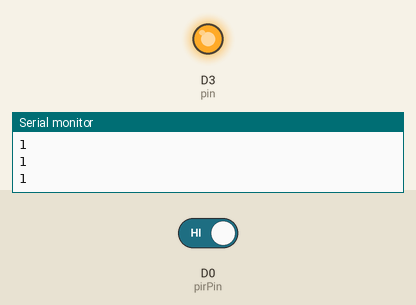
Recording of a sketch running on a simulated ESP8266 (NodeMCU). Shown: output pins drawn as LEDs (lit = HIGH), the last lines printed to the serial monitor. The test bench sets the inputs (shaded band); at power-on: D0 (pirPin) HIGH.

Above: at 1.8 s.
1.9 s: D0 (pirPin) driven LOW
At 2.6 s:
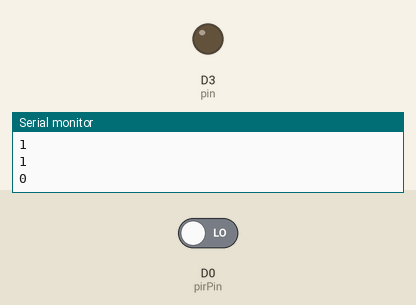
3.5 s: D0 (pirPin) driven HIGH
At 3.8 s:
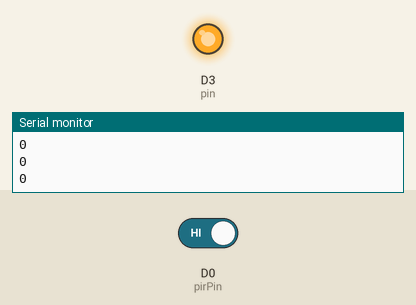
Timing chart, 0 to 6.5 s (numbered marks = the images above; inputs shaded):
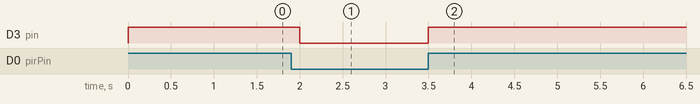

Measured:
- after the input at 1.9 s, D3 (pin): HIGH → LOW after 0.10 s
- after the input at 3.5 s, D3 (pin): LOW → HIGH at once

The sketch:

PIR_Sensor_LED.ino
```cpp
int pirValue = 0;
int pirPin = D0;
int pin = D3;

void setup() {
  // put your setup code here, to run once:
  pinMode(pirPin, INPUT);
  pinMode(D3, OUTPUT);
  Serial.begin(9600);
}

void loop() {
  // put your main code here, to run repeatedly:
  pirValue = digitalRead(pirPin);

  if(pirValue == 0){
    digitalWrite(D3,LOW);
  }
  else{
    digitalWrite(D3,HIGH);
  }

  delay(500);
  Serial.println(pirValue);
}
```
